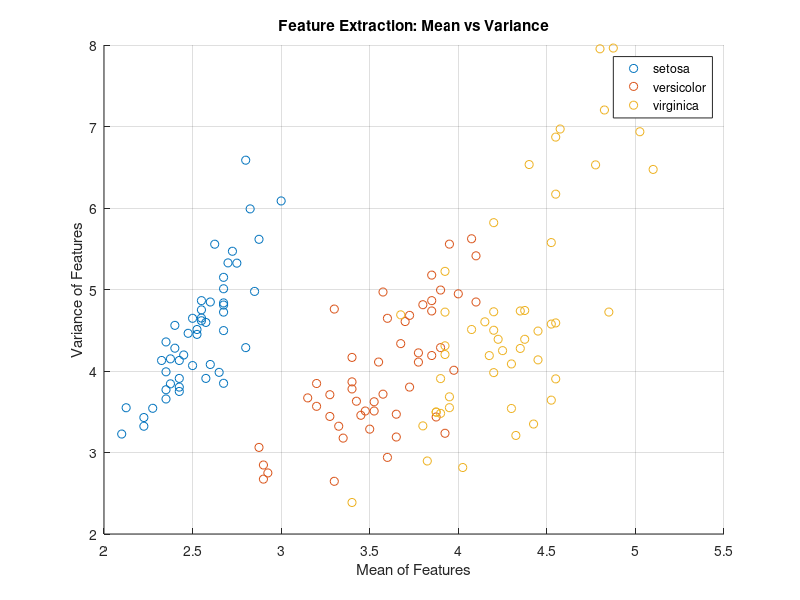
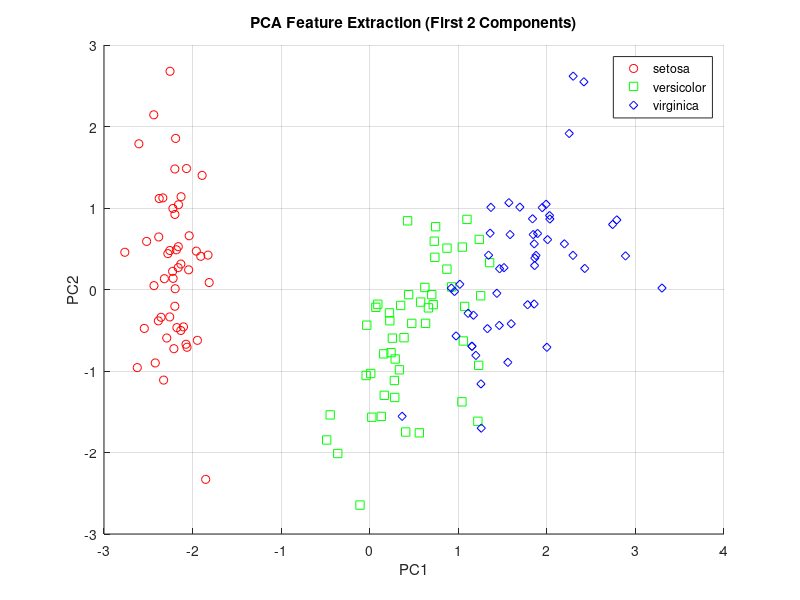

MATLAB code to generate these figures, in order:

clear; clc; close all;

%% 1. Load dataset
load fisheriris
X = meas;        % Original features: 4 (sepal length, sepal width, petal length, petal width)
Y = species;     % Labels

fprintf("Original Feature Matrix Size: %d x %d\n", size(X));

%% 2. Manual Feature Extraction (Statistical Features)
% Extract simple features: mean, variance, min, max for each sample
feat_mean = mean(X, 2);
feat_var  = var(X, 0, 2);
feat_min  = min(X, [], 2);
feat_max  = max(X, [], 2);

% Combine extracted features into new feature matrix
X_features = [feat_mean, feat_var, feat_min, feat_max];

fprintf("Extracted Features Matrix Size: %d x %d\n", size(X_features));

%% Visualize Two Extracted Features
figure;
gscatter(X_features(:,1), X_features(:,2), Y);
xlabel('Mean of Features');
ylabel('Variance of Features');
title('Feature Extraction: Mean vs Variance');
grid on;

%% 3. PCA Feature Extraction (Dimensionality Reduction)
% Standardize data before PCA
X_std = zscore(X);

% Compute PCA
[coeff, score, latent, tsquared, explained] = pca(X_std);

fprintf("Variance Explained by PC1: %.2f%%\n", explained(1));
fprintf("Variance Explained by PC2: %.2f%%\n", explained(2));

% Keep only the first 2 principal components
X_pca = score(:,1:2);

%% 4. Visualize PCA Features
figure;
gscatter(X_pca(:,1), X_pca(:,2), Y, 'rgb', 'osd');
xlabel('PC1');
ylabel('PC2');
title('PCA Feature Extraction (First 2 Components)');
grid on;

%% 5. Use Extracted Features with a Model (Optional)
% Example: Train KNN using PCA features
Mdl = fitcknn(X_pca, Y, 'NumNeighbors', 5);
pred = predict(Mdl, X_pca);
acc = mean(strcmp(pred, Y));

fprintf("Training Accuracy using PCA Features: %.2f%%\n", acc*100);
